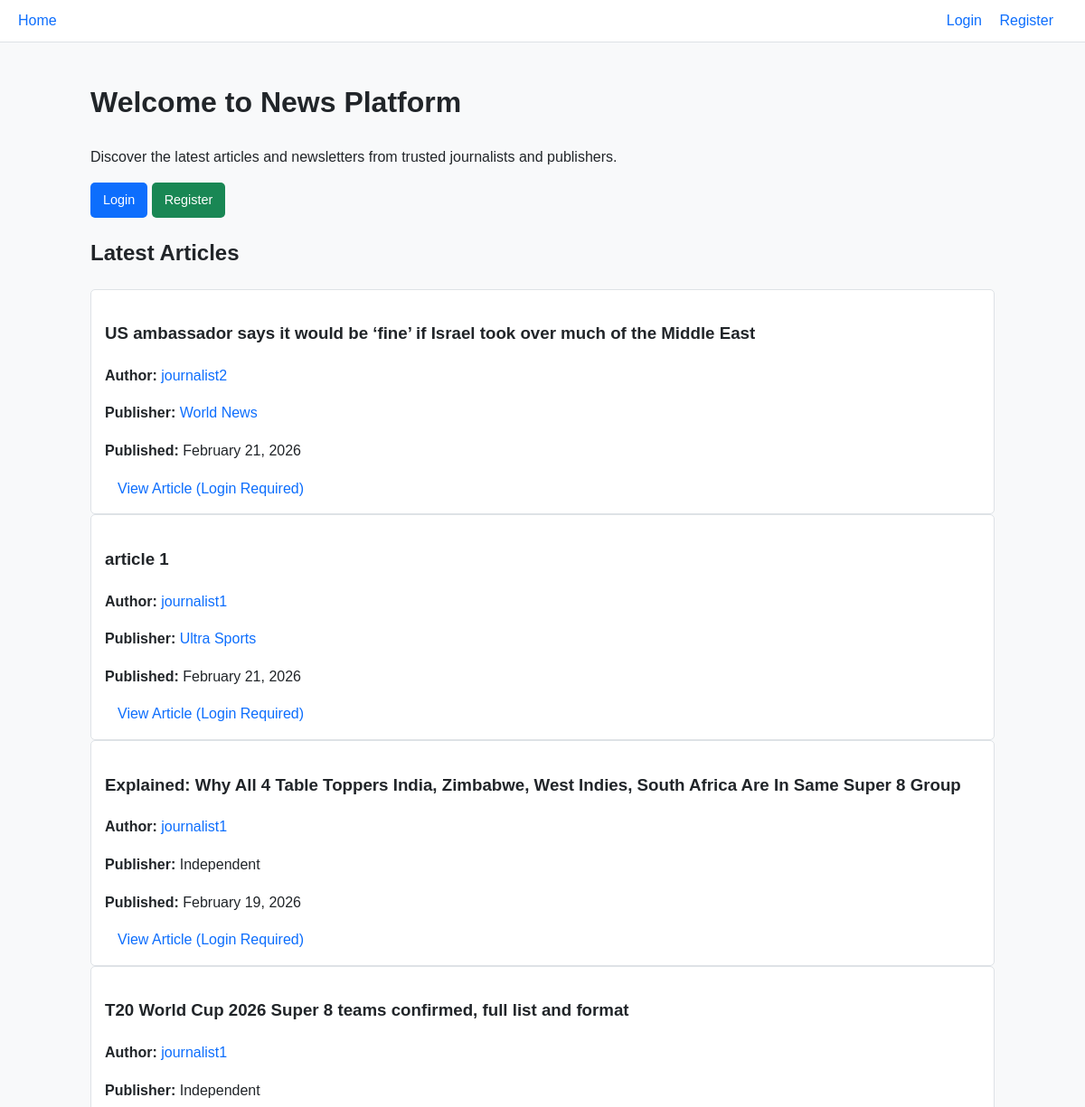
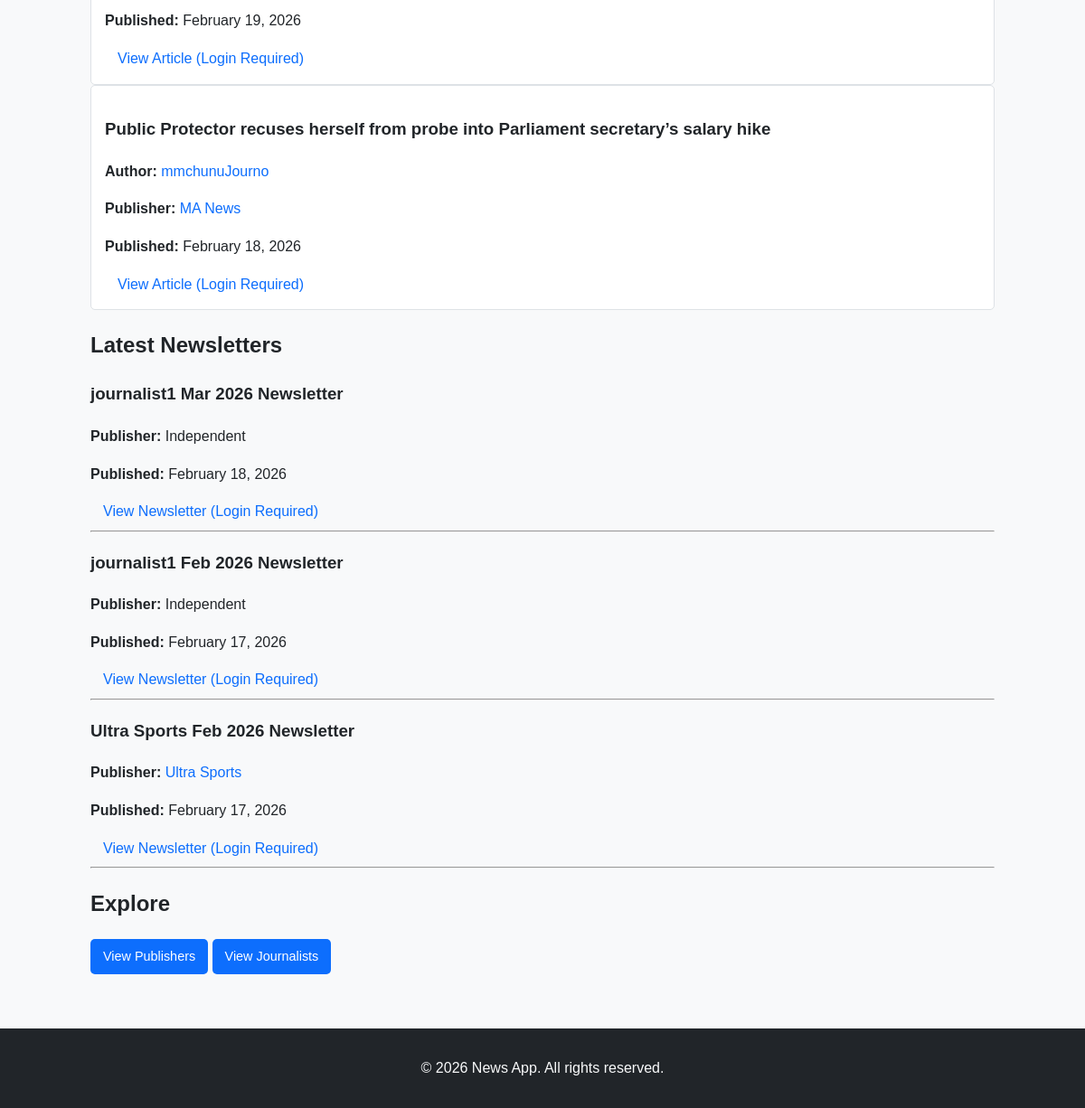
The page / on the database its author committed (2 pictures, top to bottom).
### news/models.py (models this page shows, shortened)
class Article(models.Model):
    title = models.CharField(max_length=255, help_text="Title of the article.")
    content = models.TextField(help_text="Full content of the article.")
    author = models.ForeignKey(
        settings.AUTH_USER_MODEL,
        on_delete=models.CASCADE,
        related_name="articles",
        help_text="Journalist who authored the article.",
    )
    publisher = models.ForeignKey(
        Publisher,
        on_delete=models.SET_NULL,
        null=True,
        blank=True,
        related_name="articles",
        help_text="Publisher under which the article is published (optional).",
    )
    is_approved = models.BooleanField(
        default=False,
        help_text="Indicates whether the article has been approved by an editor.",
    )
    created_at = models.DateTimeField(
        auto_now_add=True, help_text="Timestamp when the article was created."
    )
    updated_at = models.DateTimeField(
        auto_now=True, help_text="Timestamp when the article was last updated."
    )
    published_at = models.DateTimeField(
        null=True,
        blank=True,
        help_text="Timestamp when the article is published (approved).",
    )
    class Meta:
        ordering = ["-published_at", "-created_at"]

class CustomUser(AbstractUser):
    role = models.CharField(
        max_length=20,
        choices=ROLE_CHOICES,
        default=ROLE_READER,
        help_text="Role of the user: Reader, Journalist, or Editor",
    )

class Publisher(models.Model):
    name = models.CharField(
        max_length=255, unique=True, help_text="Unique name of the publisher."
    )
    description = models.TextField(
        blank=True, help_text="Optional description of the publisher."
    )
    editors = models.ManyToManyField(
        settings.AUTH_USER_MODEL,
        related_name="editor_publishers",
        blank=True,
        help_text="Editors associated with this publisher.",
    )
    journalists = models.ManyToManyField(
        settings.AUTH_USER_MODEL,
        related_name="journalist_publishers",
        blank=True,
        help_text="Journalists associated with this publisher.",
    )
    created_at = models.DateTimeField(
        auto_now_add=True, help_text="Timestamp when the publisher was created."
    )

class Newsletter(models.Model):
    title = models.CharField(max_length=255)
    content = models.TextField()
    author = models.ForeignKey(
        settings.AUTH_USER_MODEL, on_delete=models.CASCADE, related_name="newsletters"
    )
    publisher = models.ForeignKey(
        "Publisher",
        on_delete=models.SET_NULL,
        null=True,
        blank=True,
        help_text="Required for editors, leave blank for journalists.",
    )
    is_published = models.BooleanField(default=False)
    created_at = models.DateTimeField(auto_now_add=True)
    published_at = models.DateTimeField(null=True, blank=True)
    class Meta:
        ordering = ["-published_at", "-created_at"]

### news/views.py (the view)
# urls.py: path("", views.home, name="home"),
def home(request):
    latest_articles = Article.objects.filter(
        published_at__isnull=False  # Only show published articles
    ).order_by("-published_at")[:5]
    latest_newsletters = Newsletter.objects.filter(
        published_at__isnull=False  # Only show published newsletters
    ).order_by("-published_at")[:5]
    context = {
        "latest_articles": latest_articles,
        "latest_newsletters": latest_newsletters,
    }
    return render(request, "news/home.html", context)

### news/templates/news/home.html (shortened to what this page needs)
{% extends "news/base.html" %}
{% block content %}
<div class="home-welcome">
    {% if user.is_authenticated %}
        <h1>Welcome, {{ user.username }} 👋</h1>
        {% if user.role == "reader" %}
            <p>Stay updated with the latest articles and newsletters.</p>
        {% elif user.role == "journalist" %}
            <p>Manage your articles and newsletters from your dashboard.</p>
        {% elif user.role == "publisher" %}
            <p>Oversee your publications and grow your audience.</p>
        {% endif %}
    {% else %}
        <h1>Welcome to News Platform</h1>
        <p>Discover the latest articles and newsletters from trusted journalists and publishers.</p>
        <div class="home-auth-buttons action-group">
            <a href="{% url 'login' %}" class="btn-link btn-primary">Login</a>
            <a href="{% url 'register' %}" class="btn-link btn-success">Register</a>
        </div>
    {% endif %}
</div>
<section class="home-section">
    <h2>Latest Articles</h2>
    {% include "news/article_preview.html" with articles=latest_articles %}
</section>
<section class="home-section">
    <h2>Latest Newsletters</h2>
    {% include "news/newsletter_preview.html" with newsletters=latest_newsletters %}
</section>
<section class="home-section">
    <h2>Explore</h2>
    <div class="explore-links action-group">
        {% if user.is_authenticated %}
            <a href="{% url 'publisher_list' %}" class="btn-link btn-primary">
                View Publishers
            </a>
            <a href="{% url 'journalist_list' %}" class="btn-link btn-primary">
                View Journalists
            </a>
        {% else %}
            <a href="{% url 'login' %}?next={% url 'publisher_list' %}" class="btn-link btn-primary">
                View Publishers
            </a>
            <a href="{% url 'login' %}?next={% url 'journalist_list' %}" class="btn-link btn-primary">
                View Journalists
            </a>
        {% endif %}
    </div>
</section>
{% endblock %}

### news/templates/news/article_preview.html (shortened to what this page needs)
{% for article in articles %}
    <div class="article-card">
        <h3>{{ article.title }}</h3>
        <p>
            <strong>Author:</strong>
            {% if user.is_authenticated %}
                <a href="{% url 'journalist_detail' article.author.pk %}" class="link">
                    {{ article.author.username }}
                </a>
            {% else %}
                <a href="{% url 'login' %}?next={% url 'journalist_detail' article.author.pk %}" class="link">
                    {{ article.author.username }}
                </a>
            {% endif %}
        </p>
        <p>
            <strong>Publisher:</strong>
            {% if article.publisher %}
                {% if user.is_authenticated %}
                    <a href="{% url 'publisher_detail' article.publisher.pk %}" class="link">
                        {{ article.publisher.name }}
                    </a>
                {% else %}
                    <a href="{% url 'login' %}?next={% url 'publisher_detail' article.publisher.pk %}" class="link">
                        {{ article.publisher.name }}
                    </a>
                {% endif %}
            {% else %}
                Independent
            {% endif %}
        </p>
        <p>
            <strong>Published:</strong>
            {% if article.published_at %}
                {{ article.published_at|date:"F d, Y" }}
            {% else %}
                Not published
            {% endif %}
        </p>
        {% if user.is_authenticated %}
            <a href="{% url 'article_detail' article.pk %}" class="btn btn-primary">View Article</a>
        {% else %}
            <a href="{% url 'login' %}?next={% url 'article_detail' article.pk %}" class="btn btn-secondary">
                View Article (Login Required)
            </a>
        {% endif %}
    </div>
{% empty %}
    <p>No articles available.</p>
{% endfor %}

### news/templates/news/newsletter_preview.html (shortened to what this page needs)
{% for newsletter in newsletters %}
    <div class="newsletter-preview">
        <h3>{{ newsletter.title }}</h3>
        <p>
            <strong>Publisher:</strong>
            {% if newsletter.publisher %}
                {% if user.is_authenticated %}
                    <a href="{% url 'publisher_detail' newsletter.publisher.pk %}" class="link-primary">
                        {{ newsletter.publisher.name }}
                    </a>
                {% else %}
                    <a href="{% url 'login' %}?next={% url 'publisher_detail' newsletter.publisher.pk %}" class="link-primary">
                        {{ newsletter.publisher.name }}
                    </a>
                {% endif %}
            {% else %}
                Independent
            {% endif %}
        </p>
        <p>
            <strong>Published:</strong>
            {% if newsletter.published_at %}
                {{ newsletter.published_at|date:"F d, Y" }}
            {% else %}
                Not published
            {% endif %}
        </p>
        {% if user.is_authenticated %}
            <a href="{% url 'newsletter_detail' newsletter.pk %}" class="btn btn-info">
                View Newsletter
            </a>
        {% else %}
            <a href="{% url 'login' %}?next={% url 'newsletter_detail' newsletter.pk %}" class="btn btn-secondary">
                View Newsletter (Login Required)
            </a>
        {% endif %}
        <hr>
    </div>
{% empty %}
    <p>No newsletters available.</p>
{% endfor %}

### static/news/css/styles.css (style rules this page uses)
body { font-family: Arial, Helvetica, sans-serif; background-color: #f8f9fa; color: #212529; margin: 0; padding: 0; line-height: 1.6; }
a { text-decoration: none; color: #0d6efd; }
.btn-primary { background-color: #0d6efd; color: white; }
.btn-success { background-color: #198754; color: white; }
.btn { cursor: pointer; border: none; border-radius: 5px; padding: 8px 14px; font-size: 1em; text-align: center; }
.article-card, .newsletter-card { background-color: #ffffff; border: 1px solid #dee2e6; border-radius: 5px; padding: 15px; }
.btn-link { display: inline-block; padding: 8px 14px; border-radius: 5px; font-size: 0.9em; text-decoration: none; color: white; }

### rows shown on the page
Article: title "US ambassador says it would be ‘fine’ if Israel took over much of the Middle East", author.username "journalist2", publisher.name "World News", published_at "February 21, 2026"
Article: title "article 1", author.username "journalist1", publisher.name "Ultra Sports", published_at "February 21, 2026"
Article: title "Explained: Why All 4 Table Toppers India, Zimbabwe, West Indies, South Africa Are In Same Super 8 Group", author.username "journalist1", shows "Independent", published_at "February 19, 2026"
Article: title "T20 World Cup 2026 Super 8 teams confirmed, full list and format", author.username "journalist1", shows "Independent", published_at "February 19, 2026"
Article: title "Public Protector recuses herself from probe into Parliament secretary’s salary hike", author.username "mmchunuJourno", publisher.name "MA News", published_at "February 18, 2026"
Newsletter: title "journalist1 Mar 2026 Newsletter", shows "Independent", published_at "February 18, 2026"
Newsletter: title "journalist1 Feb 2026 Newsletter", shows "Independent", published_at "February 17, 2026"
Newsletter: title "Ultra Sports Feb 2026 Newsletter", publisher.name "Ultra Sports", published_at "February 17, 2026"
